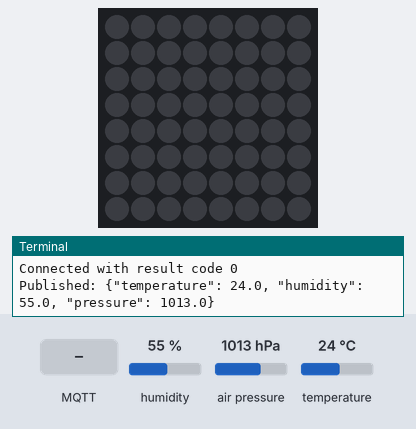
The program below on a simulated Raspberry Pi (BCM pin numbers) with a Sense HAT. Shown: the Sense HAT's 8×8 RGB LED matrix, the last lines printed to the terminal. The inputs (shaded band) are chosen by the test bench; at power-on: humidity 55 %, air pressure 1013 hPa, temperature 24 °C. Random numbers come from a fixed seed; no MQTT or app messages arrive unless stated.

Above: at 1.3 s.
1.4 s: MQTT message "1" arrives on the first subscribed topic
At 1.45 s:
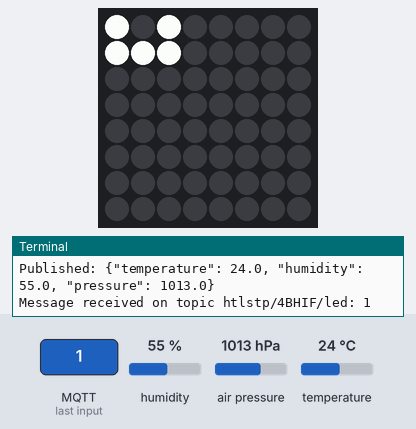
At 1.86 s:
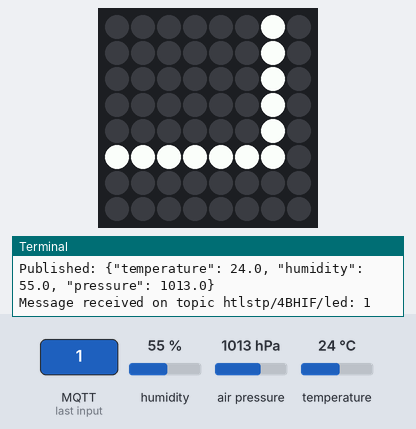
3.3 s: MQTT message "0" arrives on the first subscribed topic
At 3.35 s:
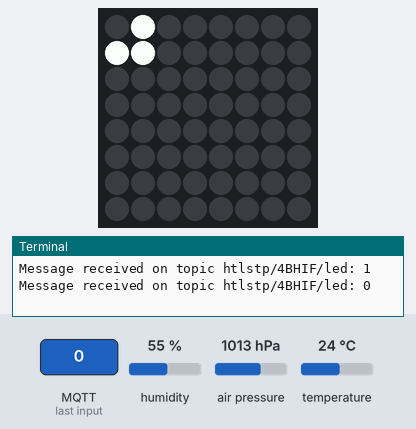
Timing chart, 0 to 6.3 s (numbered marks = the images above; inputs shaded):
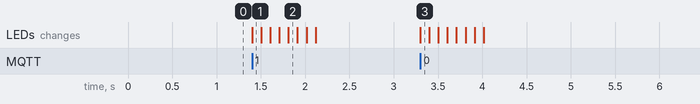

The program:

raspi_mqtt_client.py
```python
import time
import json
import paho.mqtt.client as mqtt
from sense_hat import SenseHat

MQTT_BROKER = "mqtt.htl.services"
MQTT_PORT = 1883
MQTT_KEEPALIVE_INTERVAL = 60
MQTT_PUB_TOPIC = "htlstp/4BHIF/gruber"
MQTT_SUB_TOPICS = [
    "htlstp/4BHIF/led",
    "htlstp/4BHIF/colorInit",
    "htlstp/4BHIF/colorWave",
    "htlstp/4BHIF/speed",
    "htlstp/4BHIF/smile"
]
MQTT_USERNAME = "htlstp"
MQTT_PASSWORD = "nopass2day!"

sense = SenseHat()

latest_temperature = 0
latest_humidity = 0
latest_pressure = 0
initial_color = (0, 0, 0)
wave_color = (255, 255, 255)
wave_speed = 100

color_map = {
    "red": (255, 0, 0),
    "green": (0, 255, 0),
    "blue": (0, 0, 255),
    "yellow": (255, 255, 0),
    "purple": (160,32,240),
    "orange": (255,165,0),
    "pink":(255, 192, 203),
    "teal":(0,128,128),
    "grey":(190,190,190),
}

smile_grid = [
    [(255, 255, 0), (255, 255, 0), (255, 255, 0), (255, 255, 0), (255, 255, 0), (255, 255, 0), (255, 255, 0), (255, 255, 0)],
    [(255, 0, 0), (255, 255, 0), (255, 0, 0), (255, 255, 0), (255, 255, 0), (255, 0, 0), (255, 255, 0), (255, 0, 0)],
    [(255, 0, 0), (255, 0, 0), (255, 0, 0), (255, 255, 0), (255, 255, 0), (255, 0, 0), (255, 0, 0), (255, 0, 0)],
    [(255, 255, 0), (255, 0, 0), (255, 255, 0), (255, 255, 0), (255, 255, 0), (255, 255, 0), (255, 0, 0), (255, 255, 0)],
    [(255, 255, 0), (255, 255, 0), (255, 255, 0), (255, 255, 0), (255, 255, 0), (255, 255, 0), (255, 255, 0), (255, 255, 0)],
    [(255, 82, 82), (255, 255, 0), (0, 0, 0), (255, 255, 255), (255, 255, 255), (0, 0, 0), (255, 82, 82), (255, 255, 0)],
    [(255, 255, 0), (255, 82, 82), (255, 255, 0), (0, 0, 0), (0, 0, 0), (255, 255, 0), (255, 255, 0), (255, 82, 82)],
    [(255, 255, 0), (255, 255, 0), (255, 255, 0), (255, 255, 0), (255, 255, 0), (255, 255, 0), (255, 255, 0), (255, 255, 0)]
]


def on_connect(client, userdata, flags, rc):
    print(f"Connected with result code {rc}")
    for topic in MQTT_SUB_TOPICS:
        client.subscribe(topic)


def on_message(client, userdata, msg):
    global initial_color, wave_color, wave_speed

    payload = msg.payload.decode()
    print(f"Message received on topic {msg.topic}: {payload}")

    if msg.topic == "htlstp/4BHIF/led":
        try:
            index = int(payload)
            if 0 <= index <= 63:
                wave_effect(index)
        except ValueError:
            print("Invalid message payload for LED topic")

    elif msg.topic == "htlstp/4BHIF/colorInit":
        initial_color = parse_color(payload)
        sense.clear(initial_color)

    elif msg.topic == "htlstp/4BHIF/colorWave":
        wave_color = parse_color(payload)

    elif msg.topic == "htlstp/4BHIF/speed":
        try:
            wave_speed = int(payload)
        except ValueError:
            print("Invalid message payload for speed topic")

    elif msg.topic == "htlstp/4BHIF/smile":
        sense.set_pixels([color for row in smile_grid for color in row])
    elif msg.topic == "htlstp/4BHIF/data":
        if payload ==  "1":
            wave_color = random_color()
            initial_color = random_color()


def random_color():
    r = random.randint(0, 255)
    g = random.randint(0, 255)
    b = random.randint(0, 255)
    return (r, g, b)

def on_disconnect(client, userdata, rc):
    if rc != 0:
        print(f"Unexpected disconnection. Reconnecting...")
        client.reconnect()


def on_log(client, userdata, level, buf):
    print(f"Log: {buf}")


client = mqtt.Client()

client.username_pw_set(MQTT_USERNAME, MQTT_PASSWORD)

client.on_connect = on_connect
client.on_message = on_message
client.on_disconnect = on_disconnect
client.on_log = on_log

client.connect(MQTT_BROKER, MQTT_PORT, MQTT_KEEPALIVE_INTERVAL)


def publish_sensor_data():
    global latest_temperature, latest_humidity, latest_pressure
    while True:
        latest_temperature = sense.get_temperature()
        latest_humidity = sense.get_humidity()
        latest_pressure = sense.get_pressure()

        payload = {
            "temperature": latest_temperature,
            "humidity": latest_humidity,
            "pressure": latest_pressure
        }

        payload_json = json.dumps(payload)

        client.publish(MQTT_PUB_TOPIC, payload_json)
        print(f"Published: {payload_json}")

        time.sleep(10)


def parse_color(color_string):
    if color_string in color_map:
        return color_map[color_string]
    else:
        return color_map["blue"]


def wave_effect(start_index):
    sense.clear(initial_color)
    x_start = start_index % 8
    y_start = start_index // 8

    for radius in range(1, 9):
        color = wave_color
        for x in range(max(0, x_start - radius), min(8, x_start + radius + 1)):
            for y in range(max(0, y_start - radius), min(8, y_start + radius + 1)):
                if abs(x - x_start) == radius or abs(y - y_start) == radius:
                    sense.set_pixel(x, y, color)
        time.sleep(wave_speed / 1000.0)
        for x in range(max(0, x_start - radius), min(8, x_start + radius + 1)):
            for y in range(max(0, y_start - radius), min(8, y_start + radius + 1)):
                if abs(x - x_start) == radius or abs(y - y_start) == radius:
                    sense.set_pixel(x, y, initial_color)

    time.sleep(1)
    sense.clear(initial_color)

client.loop_start()

try:
    publish_sensor_data()
except KeyboardInterrupt:
    client.loop_stop()
    client.disconnect()
    print("Disconnected from MQTT broker")

"""
import time
import json
import paho.mqtt.client as mqtt
from sense_hat import SenseHat

MQTT_BROKER = "mqtt.htl.services"
MQTT_PORT = 1883
MQTT_KEEPALIVE_INTERVAL = 60
MQTT_PUB_TOPIC = "htlstp/4BHIF/gruber"
MQTT_SUB_TOPICS = [
    "htlstp/4BHIF/led",
    "htlstp/4BHIF/colorInit",
    "htlstp/4BHIF/colorWave",
    "htlstp/4BHIF/speed",
    "htlstp/4BHIF/smile"
]
MQTT_USERNAME = "htlstp"
MQTT_PASSWORD = "nopass2day!"

sense = SenseHat()

latest_temperature = 0
latest_humidity = 0
latest_pressure = 0
initial_color = (0, 0, 0)
wave_color = (255, 255, 255)
wave_speed = 100

# Define colors
yellow = (255, 255, 0)
red = (255, 0, 0)
red_accent = (255, 82, 82)
black = (0, 0, 0)
white = (255, 255, 255)

smile_grid = [
    [yellow, yellow, yellow, yellow, yellow, yellow, yellow, yellow],
    [red, yellow, red, yellow, yellow, red, yellow, red],
    [red, red, red, yellow, yellow, red, red, red],
    [yellow, red, yellow, yellow, yellow, yellow, red, yellow],
    [yellow, yellow, yellow, yellow, yellow, yellow, yellow, yellow],
    [red_accent, yellow, black, white, white, black, red_accent, yellow],
    [yellow, red_accent, yellow, black, black, yellow, red_accent, yellow],
    [yellow, yellow, yellow, yellow, yellow, yellow, yellow, yellow]
]


def on_connect(client, userdata, flags, rc):
    print(f"Connected with result code {rc}")
    for topic in MQTT_SUB_TOPICS:
        client.subscribe(topic)


def on_message(client, userdata, msg):
    global initial_color, wave_color, wave_speed

    payload = msg.payload.decode()
    print(f"Message received on topic {msg.topic}: {payload}")

    if msg.topic == "htlstp/4BHIF/led":
        try:
            index = int(payload)
            if 0 <= index <= 63:
                wave_effect(index)
        except ValueError:
            print("Invalid message payload for LED topic")

    elif msg.topic == "htlstp/4BHIF/colorInit":
        initial_color = parse_color(payload)
        sense.clear(initial_color)

    elif msg.topic == "htlstp/4BHIF/colorWave":
        wave_color = parse_color(payload)

    elif msg.topic == "htlstp/4BHIF/speed":
        try:
            wave_speed = int(payload)
        except ValueError:
            print("Invalid message payload for speed topic")

    elif msg.topic == "htlstp/4BHIF/smile":
        display_smile()


def on_disconnect(client, userdata, rc):
    if rc != 0:
        print(f"Unexpected disconnection. Reconnecting...")
        client.reconnect()


def on_log(client, userdata, level, buf):
    print(f"Log: {buf}")


client = mqtt.Client()

client.username_pw_set(MQTT_USERNAME, MQTT_PASSWORD)

client.on_connect = on_connect
client.on_message = on_message
client.on_disconnect = on_disconnect
client.on_log = on_log

client.connect(MQTT_BROKER, MQTT_PORT, MQTT_KEEPALIVE_INTERVAL)


def publish_sensor_data():
    global latest_temperature, latest_humidity, latest_pressure
    while True:
        latest_temperature = sense.get_temperature()
        latest_humidity = sense.get_humidity()
        latest_pressure = sense.get_pressure()

        payload = {
            "temperature": latest_temperature,
            "humidity": latest_humidity,
            "pressure": latest_pressure
        }

        payload_json = json.dumps(payload)

        client.publish(MQTT_PUB_TOPIC, payload_json)
        print(f"Published: {payload_json}")

        time.sleep(10)


def parse_color(color_string):
    try:
        color_hex = color_string.split('Color (')[1].split(')')[0]
        color_int = int(color_hex, 16)
        r = (color_int >> 16) & 0xFF
        g = (color_int >> 8) & 0xFF
        b = color_int & 0xFF
        return (r, g, b)
    except (IndexError, ValueError):
        print("Invalid color format")
        return (0, 0, 0)


def wave_effect(start_index):
    sense.clear(initial_color)
    x_start = start_index % 8
    y_start = start_index // 8

    for radius in range(1, 9):
        color = wave_color
        for x in range(max(0, x_start - radius), min(8, x_start + radius + 1)):
            for y in range(max(0, y_start - radius), min(8, y_start + radius + 1)):
                if abs(x - x_start) == radius or abs(y - y_start) == radius:
                    sense.set_pixel(x, y, color)
        time.sleep(wave_speed / 1000.0)
        for x in range(max(0, x_start - radius), min(8, x_start + radius + 1)):
            for y in range(max(0, y_start - radius), min(8, y_start + radius + 1)):
                if abs(x - x_start) == radius or abs(y - y_start) == radius:
                    sense.set_pixel(x, y, initial_color)

    time.sleep(1)
    sense.clear(initial_color)


def display_smile():
    sense.clear()
    for y, row in enumerate(smile_grid):
        for x, color in enumerate(row):
            sense.set_pixel(x, y, color)


client.loop_start()

try:
    publish_sensor_data()
except KeyboardInterrupt:
    client.loop_stop()
    client.disconnect()
    print("Disconnected from MQTT broker")


"""
```

Measured:
- after the input at 1.4 s, the LEDs: change at once (image 1)
- after the input at 3.3 s, the LEDs: change at once (image 3)
